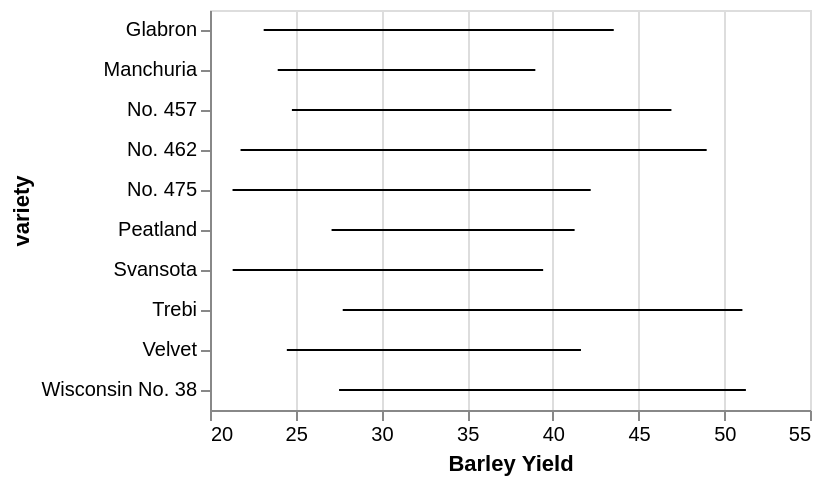

Here is the Vega-Lite specification saved for this chart:
### Vega-Lite specification from a JSON file in a GitHub repository (floating-point values rounded to 4 significant figures)
{"$schema": "https://vega.github.io/schema/vega-lite/v2.json", "data": {"values": [{"lower_yield": 23.13, "upper_yield": 43.55, "variety": "Glabron"}, {"lower_yield": 23.95, "upper_yield": 38.98, "variety": "Manchuria"}, {"lower_yield": 24.78, "upper_yield": 46.92, "variety": "No. 457"}, {"lower_yield": 21.78, "upper_yield": 48.97, "variety": "No. 462"}, {"lower_yield": 21.31, "upper_yield": 42.21, "variety": "No. 475"}, {"lower_yield": 27.09, "upper_yield": 41.27, "variety": "Peatland"}, {"lower_yield": 21.32, "upper_yield": 39.43, "variety": "Svansota"}, {"lower_yield": 27.74, "upper_yield": 51.06, "variety": "Trebi"}, {"lower_yield": 24.48, "upper_yield": 41.64, "variety": "Velvet"}, {"lower_yield": 27.53, "upper_yield": 51.26, "variety": "Wisconsin No. 38"}]}, "layer": [{"mark": "errorbar", "encoding": {"x": {"field": "upper_yield", "type": "quantitative", "scale": {"zero": false}, "axis": {"title": "Barley Yield"}}, "x2": {"field": "lower_yield", "type": "quantitative"}, "y": {"field": "variety", "type": "ordinal"}}}]}
